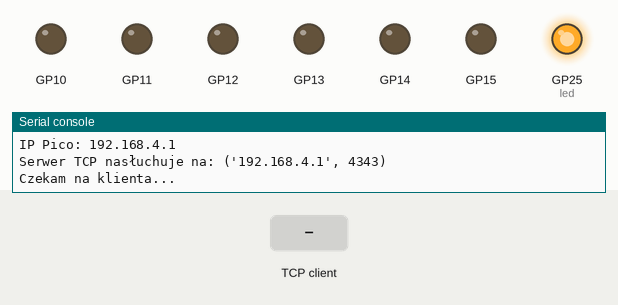
Bench run of a program on a simulated Raspberry Pi Pico running MicroPython. Shown: output pins drawn as LEDs (lit = HIGH), the last lines printed to the serial console. Dashed ring = blinking. The inputs (shaded band) are chosen by the test bench. The board's own WiFi access point starts at once; one TCP client connects 1 s after the port opens and stays connected.

Above: at 0.1 s.
1.3 s: the TCP client sends "-d\n"
At 1.5 s:
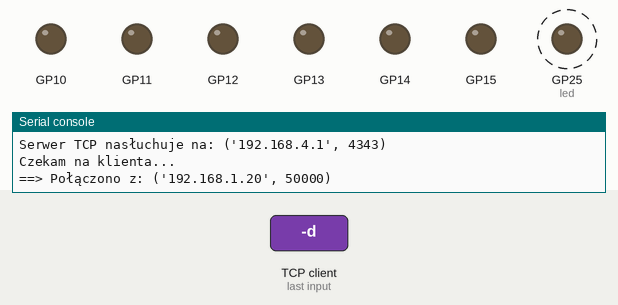
4.3 s: the TCP client sends "-p\n"
Timing chart, 0 to 7.3 s (numbered marks = the images above; inputs shaded):
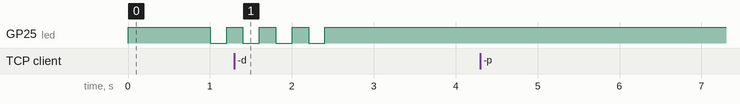

The program:

backup.py
```python
from machine import Pin
from motor import Motor
import time
from command_handler import command_handler, AuthenticationError, UnknownCommandError, InvalidArgumentsError, CommandError
from wifi_receiver_ap import setup

SSID = "PICO_AP_2"
PASSWORD = "secret_password_123"
PORT = 4343
IP = "192.168.4.1"
BUF_SIZE = 1024

M0_IN1_PIN = 13
M0_IN2_PIN = 14
M0_PWM = 15
M1_IN1_PIN = 12
M1_IN2_PIN = 11
M1_PWM = 10

last_command_time = 0
SAFE_TIMEOUT = 2.0

def watchdog_task(motor_l, motor_r, last_command_time, timeout = SAFE_TIMEOUT):
    now = time.ticks_ms()
    elapsed = time.ticks_diff(now, last_command_time) / 1000.0
    print(f"Watchdog last command: {last_command_time} now: {now} elapsed: {elapsed}")

    if elapsed > timeout:
        print(f"!! Watchdog: Brak komendy od {elapsed:.1f}s – zatrzymuję pojazd !!")
        motor_l.disable()
        motor_r.disable()
        last_command_time = now
        return True
    return False

def led_blink(led: Pin, times: int, delta=0.2):
    for _ in range(times):
        led.toggle()
        time.sleep(delta)
        led.toggle()
        time.sleep(delta)
    led.on()

def main():
    led = Pin("LED", Pin.OUT)
    led.off()

    motor_l = Motor(M0_PWM, M0_IN1_PIN, M0_IN2_PIN)
    motor_r = Motor(M1_PWM, M1_IN1_PIN, M1_IN2_PIN)

    ap, server = setup(SSID, PASSWORD, PORT)
    led.on()


    try:
        while True:
            #Changed
            motor_l.disable()
            motor_r.disable()

            print("Czekam na klienta...")
            client_sock, client_addr = server.accept()
            client_sock.settimeout(2)
            print("==> Połączono z:", client_addr)
            led_blink(led, 4)

            recv_buffer = b""
            last_command_time = time.ticks_ms()
            try:
                while True:
                    if watchdog_task(motor_l, motor_r, last_command_time):
                        break
                    try:
                        data = client_sock.recv(BUF_SIZE)
                    except OSError:
                        continue

                    if not data:
                        print("==> Klient się rozłączył")
                        break

                    recv_buffer += data
                    if b'\n' in recv_buffer:
                        print(recv_buffer)
                        line, *recv_buffer = recv_buffer.split(b'\n')
                        if recv_buffer[-1]:
                            line = recv_buffer[-1]
                        line = line.strip()
                        if not line:
                            continue
                        print("==> Odebrano:", line.decode())
                        try:
                            command_line = line.decode()
                            command_handler(command_line, motor_l, motor_r)
                            last_command_time = time.ticks_ms()
                        except (AuthenticationError, UnknownCommandError, InvalidArgumentsError, CommandError) as e:
                            print(f"==> Command handler error {e}")
                        recv_buffer =b""


            except OSError as e:
                print("Błąd podczas komunikacji z klientem:", e)

            finally:
                client_sock.close()
                #Changed
                motor_l.disable()
                motor_r.disable()
                print("Gniazdo klienta zamknięte.\n")

    except KeyboardInterrupt:
        print("\nPrzerwano przez użytkownika (KeyboardInterrupt). Kończę…")

    except Exception as e:
        print("Nieoczekiwany błąd:", e)

    finally:
        #Changed
        motor_l.disable()
        motor_r.disable()
        try:
            led.off()
            server.close()
            print("Serwer zamknięty.")
        except:
            pass
        try:
            ap.active(False)
            print("Interfejs AP wyłączony.")
        except:
            pass
        print("Gotowe. Do zobaczenia!")

if __name__ == "__main__":
    main()
```

motor.py
```python
from machine import Pin, PWM

class Motor:
    """
    Motor driver using two direction pins and one PWM pin.
    SPEED range: 0 .. MAX_SPEED
      MID_SPEED = stop
      > MID_SPEED = forward
      < MID_SPEED = backward
    Duty cycle is a 16-bit value (0 .. 65535)
    """
    MAX_SPEED = 2048
    MID_SPEED = MAX_SPEED // 2
    PWM_FREQ = 1000

    def __init__(self, pwm_pin, in1_pin, in2_pin):
        self.in1 = Pin(in1_pin, Pin.OUT)
        self.in2 = Pin(in2_pin, Pin.OUT)
        self.pwm = PWM(Pin(pwm_pin, Pin.OUT))
        self.pwm.freq(self.PWM_FREQ)
        self.disable()

    def forward(self):
        self.disable()
        self.in1.high()
        self.in2.low()

    def backward(self):
        self.disable()
        self.in1.low()
        self.in2.high()

    def brake(self):
        self.in1.high()
        self.in2.high()
        self.pwm.duty_u16(0)

    def disable(self):
        self.in1.low()
        self.in2.low()
        self.pwm.duty_u16(0)

    def set_speed(self, speed):
        """
        Set motor speed.
        :param speed: int between 0 and MAX_SPEED
        :raises ValueError: if speed out of range
        """
        if not 0 <= speed <= self.MAX_SPEED:
            raise ValueError(f"Speed must be between 0 and {self.MAX_SPEED}, got {speed}")

        if speed == self.MID_SPEED:
            return self.disable()

        delta = abs(speed - self.MID_SPEED)
        duty = int(delta / self.MID_SPEED * 65535)

        if speed > self.MID_SPEED:
            self.forward()
        else:
            self.backward()
        self.pwm.duty_u16(duty)
```

command_handler.py
```python
from motor import Motor
import time

AUTHORIZED_TOKEN = "very_secret_key_ilusion_of_safety"


class CommandError(Exception):
    """Ogólny błąd w formacie lub argumentach komendy."""

    pass


class AuthenticationError(CommandError):
    """Niepoprawny klucz dostępu."""

    pass


class UnknownCommandError(CommandError):
    """Nieznany prefiks komendy."""

    pass


class InvalidArgumentsError(CommandError):
    """Błędne lub brakujące argumenty komendy."""

    pass


class InvalidParamError(CommandError):
    """Błędne lub brakujące argumenty w parametrze komendy./."""

    pass


def command_handler(data: str, motor_l: Motor, motor_r: Motor):
    """
    Parsuje linię tekstu 'data' i wykonuje komendę na obiektach motor_l, motor_r.
    :raises AuthenticationError:    gdy klucz jest niepoprawny
    :raises UnknownCommandError:    gdy prefiks nie jest rozpoznany
    :raises InvalidArgumentsError:  gdy brakuje lub są złe argumenty
    :returns: None  (jeśli komenda przeszła pomyślnie)
    """
    parts = data.strip().split()

    if len(parts) < 2:
        raise CommandError("Command is to short")

    key, prefix, *args = parts

    if key != AUTHORIZED_TOKEN:
        raise AuthenticationError("Wrong Secret key")

    if prefix == "-d":
        if len(args) != 2:
            raise InvalidArgumentsError("Command '-d' need two args: speed_l speed_r")
        try:
            speed_l = int(args[0])
            speed_r = int(args[1])
        except ValueError:
            raise InvalidArgumentsError("Speed need to be integer")
        motor_l.set_speed(speed_l)
        motor_r.set_speed(speed_r)
        # print(f"==> motor_l {speed_l} motor_r {speed_r}")
    elif prefix == "-p":
        """Zakładamy że postać każdej komendy (params) to:
        "speed_l speed_r time;
            ....
         sped_l speed_r time;"


        Raises:
            InvalidParamError: Kiedy param nie wygląda tak jak w opisie wyżej czyli nie składa się z 3 wartości
            ten błąd jest zgłaszany
        """
        commands = " ".join(args).rstrip(";").split("; ")
        for command in commands:
            params = command.split(" ")
            if len(params) != 3:
                raise InvalidParamError(
                    f"Params count mismatch: expected 3 arguments, but received {len(params)}."
                )
            speed_l, speed_r, time_s = params
            try:
                speed_l = int(speed_l)
                speed_r = int(speed_r)
                time_s = float(time_s)
            except ValueError:
                raise InvalidArgumentsError(
                    "Speeds must be integers and time must be a float"
                )
            motor_l.set_speed(speed_l)
            motor_r.set_speed(speed_r)
            time.sleep(time_s)
        motor_l.disable()
        motor_r.disable()


    else:
        raise UnknownCommandError(f"Uknown command '{prefix}'")
```

wifi_receiver_ap.py
```python
import network
import time
import socket

def ap_setup(ssid, password):
    ap = network.WLAN(network.AP_IF)
    ap.config(essid=ssid, password=password)
    ap.active(True)
    while not ap.active():
        time.sleep(0.5)
    ip = ap.ifconfig()[0]
    print("AP aktywne. SSID:", ssid)
    print("IP Pico:", ip)
    return ap, ip
def socket_setup(ip, port):
    addr = (ip, port)
    s = socket.socket(socket.AF_INET, socket.SOCK_STREAM)
    s.bind(addr)
    s.listen(1)
    print("Serwer TCP nasłuchuje na:", addr)
    return s
def setup(ssid, password, port):
    ap, ip = ap_setup(ssid, password)
    server_socket = socket_setup(ip, port)
    return ap, server_socket
```

Measured:
- by itself, GP25 (led): alternates HIGH for 0.20 s and LOW for 0.20 s, 6 changes in all, then stays HIGH
